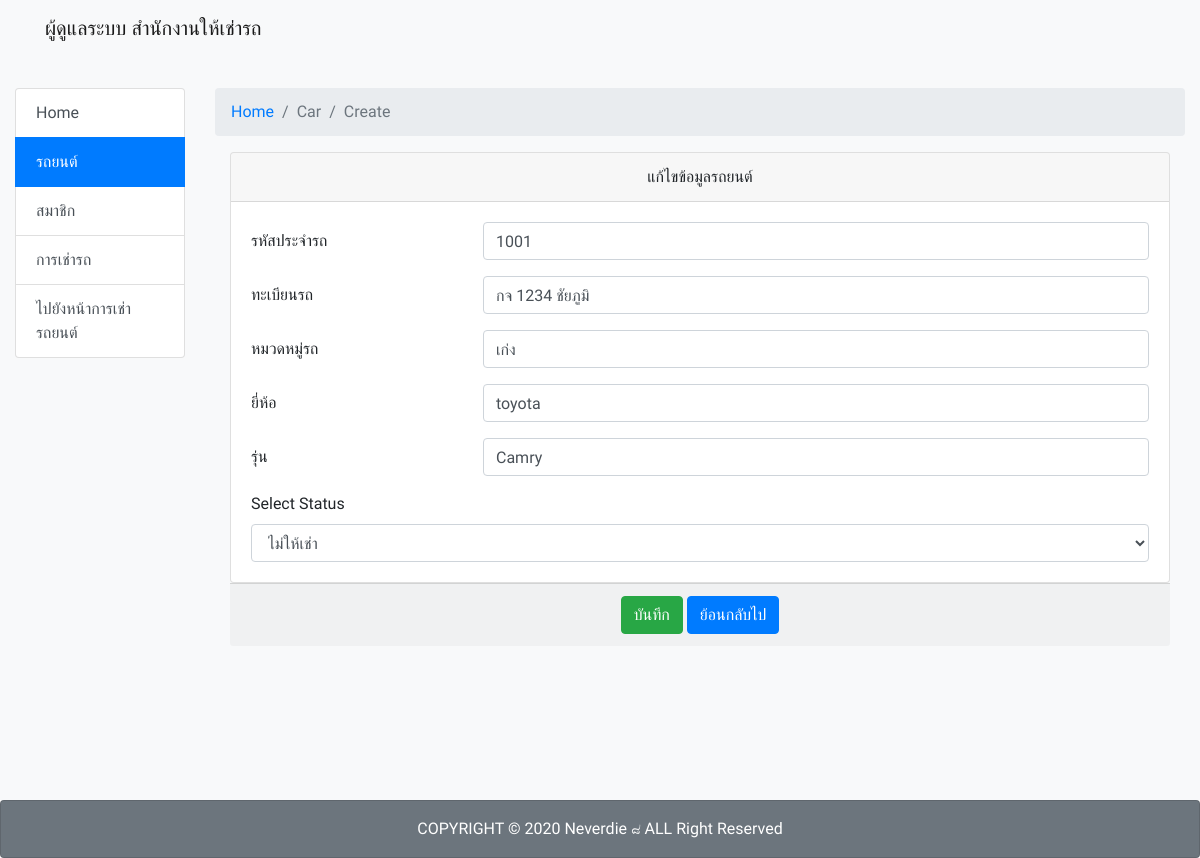
The page /admin/car/form-edit.php?id=1 on the database its author committed.
### tables this page shows
CREATE TABLE `cars` (
  `id` int(11) NOT NULL,
  `carid` int(11) NOT NULL,
  `carreg` varchar(255) NOT NULL,
  `category` varchar(255) NOT NULL,
  `brand` varchar(255) NOT NULL,
  `gen` varchar(255) NOT NULL,
  `status` varchar(255) NOT NULL
);

### admin/car/form-edit.php (the view, shortened to what this page needs)
<?php
  include_once('../../php/connect.php');
  $id = $_GET['id'];
  $sql = "SELECT carid, carreg, category, brand, gen, status FROM `cars` WHERE `id` = '".$id."' ";
  $result = $conn->query($sql);
  $row = $result->fetch_assoc();
?>
<!DOCTYPE html>
<html lang="en">
<head>
    <link rel="stylesheet" href="../../node_modules/bootstrap/dist/css/bootstrap.min.css">
</head>
<body>
    <?php include_once('../includes/navbar.php') ?>
    <section class="bg-light min-vh-100">
		<br><br><br>
		<div class="container-fluid">
			<div class="row mt-3">
				<div class="col-sm-3 col-md-2">
					<div class="list-group">
						<a href="../index.php" class="list-group-item list-group-item-action">Home</a>
						<a href="#" class="list-group-item list-group-item-action active">รถยนต์</a>
						<a href="../user" class="list-group-item list-group-item-action">สมาชิก</a>
						<a href="../rental" class="list-group-item list-group-item-action">การเช่ารถ</a>
						<a href="../../index.php" class="list-group-item list-group-item-action">ไปยังหน้าการเช่ารถยนต์</a>
					</div>
				</div>
				<div class="col">
					<nav aria-label="breadcrumb">
						<ol class="breadcrumb">
							<li class="breadcrumb-item"><a href="#">Home</a></li>
							<li class="breadcrumb-item active" aria-current="page">Car</li>
                            <li class="breadcrumb-item active" aria-current="page">Create</li>
						</ol>
					</nav>
                    <form role="form" action="update.php" method="post">
                    <div class="container">
                        <div class="row">
                            <div class="col-md-12 mx-auto mt-0">
                                <div class="card">
                                    <form action="" method="POST" enctype="multipart/form-data">
                                        <div class="card-header text-center">
                                            แก้ไขข้อมูลรถยนต์
                                        </div>
                                        <div class="card-body">
                                            <div class="form-group row">
                                                <label for="carid" class="col-sm-3 col-form-label">รหัสประจำรถ</label>
                                                <div class="col-sm-9">
                                                    <input type="text" class="form-control" id="carid" name="carid" value="<?php echo $row['carid']; ?>" required>
                                                </div>
                                            </div>
                                            <div class="form-group row">
                                                <label for="carreg" class="col-sm-3 col-form-label">ทะเบียนรถ</label>
                                                <div class="col-sm-9">
                                                    <input type="text" class="form-control" id="carreg" name="carreg" value="<?php echo $row['carreg']; ?>" required>
                                                </div>
                                            </div>
                                            <div class="form-group row">
                                                <label for="category" class="col-sm-3 col-form-label">หมวดหมู่รถ</label>
                                                <div class="col-sm-9">
                                                    <input type="text" class="form-control" id="category" name="category" value="<?php echo $row['category']; ?>" required>
                                                </div>
                                            </div>
                                            <div class="form-group row">
                                                <label for="brand" class="col-sm-3 col-form-label">ยี่ห้อ</label>
                                                <div class="col-sm-9">
                                                    <input type="text" class="form-control" id="brand" name="brand" value="<?php echo $row['brand']; ?>" required>
                                                </div>
                                            </div>
                                            <div class="form-group row">
                                                <label for="gen" class="col-sm-3 col-form-label">รุ่น</label>
                                                <div class="col-sm-9">
                                                    <input type="text" class="form-control" id="gen" name="gen" value="<?php echo $row['gen']; ?>" required>
                                                </div>
                                            </div>
                                            <label>Select Status</label>
                                            <select class="form-control" required name="status">
                                                <option value="2" <?php echo $row['status'] == '2'? 'selected': '' ?>>ไม่ให้เช่า</option>
                                            </select>
                                            </div>
                                        </div>
                                        <div class="card-footer text-center">
                                            <input type="submit" name="submit" class="btn btn-success" value="บันทึก">
                                            <a class="btn btn-primary" href="index.php">ย้อนกลับไป</a>
                                        </div>
                                    </form>
                                </div>
                            </div>
                        </div>
	</section>
    <?php include_once('../includes/footer.php') ?>
</body>
</html>

### admin/car/form-edit.php (style rules this page uses)
body,section { font-family: 'Prompt', sans-serif; }

### rows shown on the page
cars: carid "1001", carreg "กจ 1234 ชัยภูมิ", category "เก่ง", brand "toyota", gen "Camry", status "ไม่ให้เช่า"
